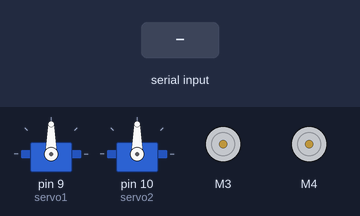
Bench run of a sketch on a simulated Arduino Uno, built with avr-gcc and run on an emulated ATmega328P. Shown: 2 × servo, 2 × DC motor (green arrow = forward, orange = backward, longer = faster). The test bench sets the inputs (shaded band).

Above: at 1.2 s.
1.3 s: "0" received over Serial
2.8 s: "1" received over Serial
At 3.3 s:
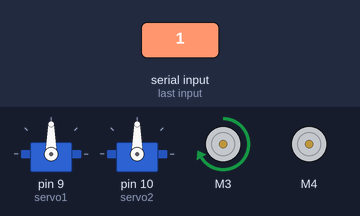
4.3 s: "2" received over Serial
At 5.5 s:
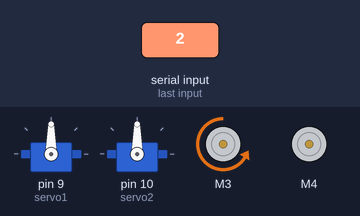
5.8 s: "3" received over Serial
At 6.7 s:
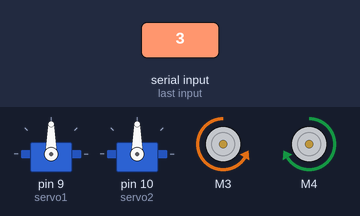
7.3 s: "1" received over Serial
At 7.9 s:
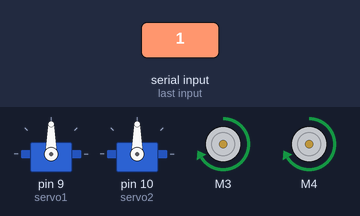
Timing chart, 0 to 9.8 s (numbered marks = the images above; inputs shaded):
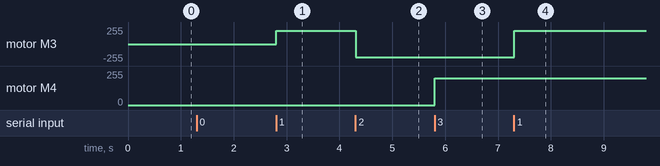

Measured:
- after the input at 2.8 s, motor M3: stopped → forward 200/255 at once
- after the input at 4.3 s, motor M3: forward 200/255 → backward 200/255 at once
- after the input at 5.8 s, motor M4: stopped → forward 200/255 at once
- after the input at 7.3 s, motor M3: backward 200/255 → forward 200/255 at once

The sketch:

servo_shield_example.ino
```cpp
//This sketch is designed to control the shield after receiving signal from the Processing sketch through serial communication
//Upload this sketch on Arduino first before opening the Processing sketch
//
// - 06/25/2015 -


#include <AFMotor.h>
#include <Servo.h>

int angle1 = 90;
int angle2 = 90;

AF_DCMotor motor1(3);
AF_DCMotor motor2(4);

Servo servo1;
Servo servo2;

void setup()
{
    servo1.attach(9);
    servo2.attach(10);

    // Start up serial connection
    Serial.begin(9600); // baud rate
    Serial.flush();
}

void loop()
{
    String input = "";

    // Read any serial input
    while (Serial.available() > 0)
    {
        input += (char) Serial.read(); // Read in one char at a time
        delay(5); // Delay for 5 ms so the next char has time to be received
    }

    if (input == "0")
    {
        motor1.run(RELEASE);
        motor2.run(RELEASE);

    }

    else if (input == "5")
    {
        angle1 = angle1 + 1;
        servo1.write(angle1);
    }

    else if (input == "6")
    {
        angle1 = angle1 - 1;
        servo1.write(angle1);
    }

    else if (input == "7")
    {
        angle2 = angle2 + 1;
        servo2.write(angle2);
    }

    else if (input == "8")
    {
        angle2 = angle2 - 1;
        servo2.write(angle2);
    }

    else if (input == "1")
    {
       motor1.setSpeed(200); //I'm not sure if the motor is turning left or not
       motor1.run(FORWARD); //If it is not, change this function to run(BACKWARD)
    }

    else if (input == "2")
    {
       motor1.setSpeed(200);
       motor1.run(BACKWARD); // and change this function to .run(FORWARD)
    }

    else if (input == "3")
    {
       motor2.setSpeed(200); //I'm not sure if the motor is turning left or not
       motor2.run(FORWARD); //If it is not, change this function to run(BACKWARD)
    }

    else if (input == "4")
    {
       motor2.setSpeed(200);
       motor2.run(BACKWARD); // and change this function to .run(FORWARD)
    }
}
```
